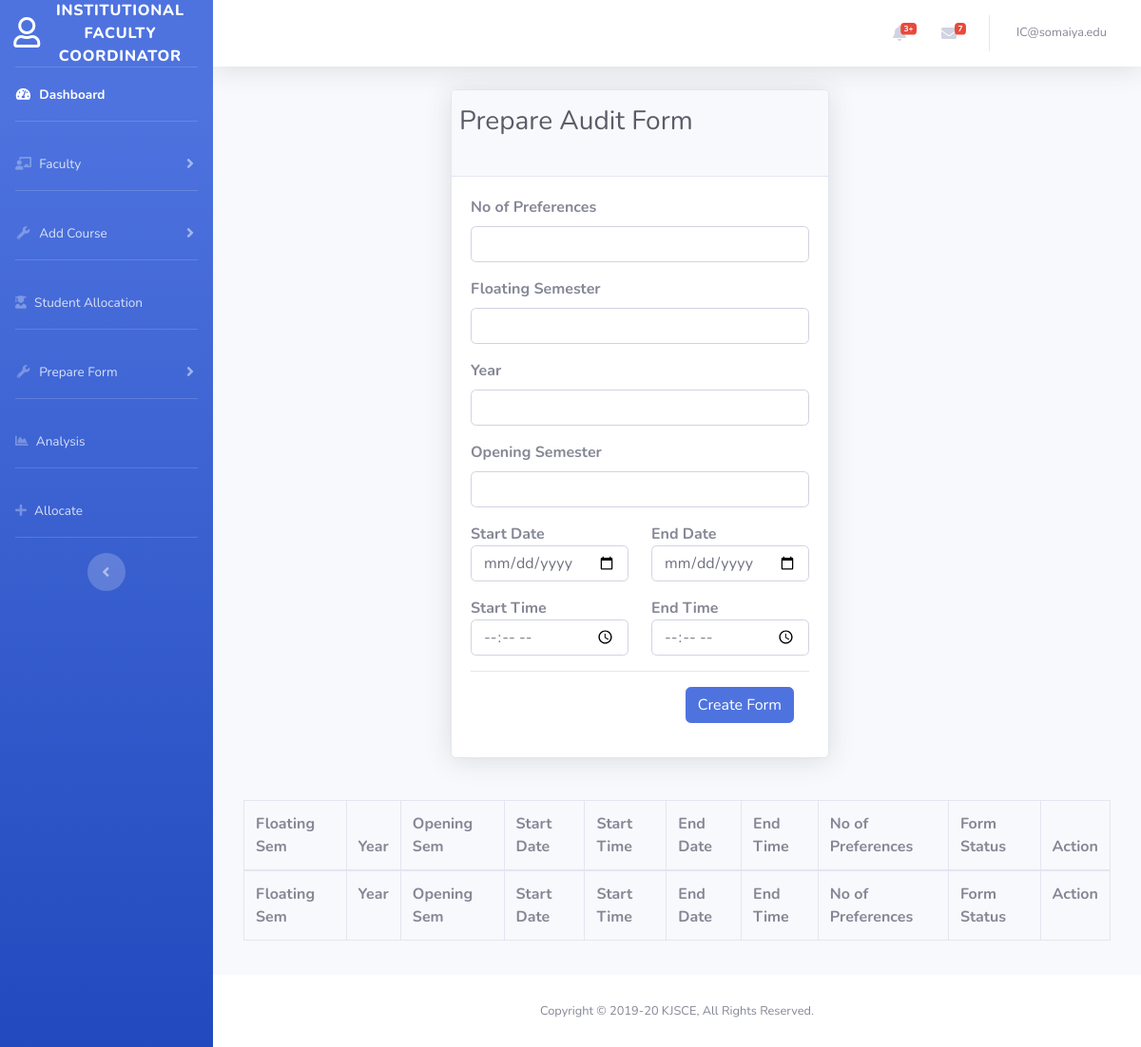
The page /institutional_coordinator/prepare_form_ac.php (signed in) on the database as committed earlier.
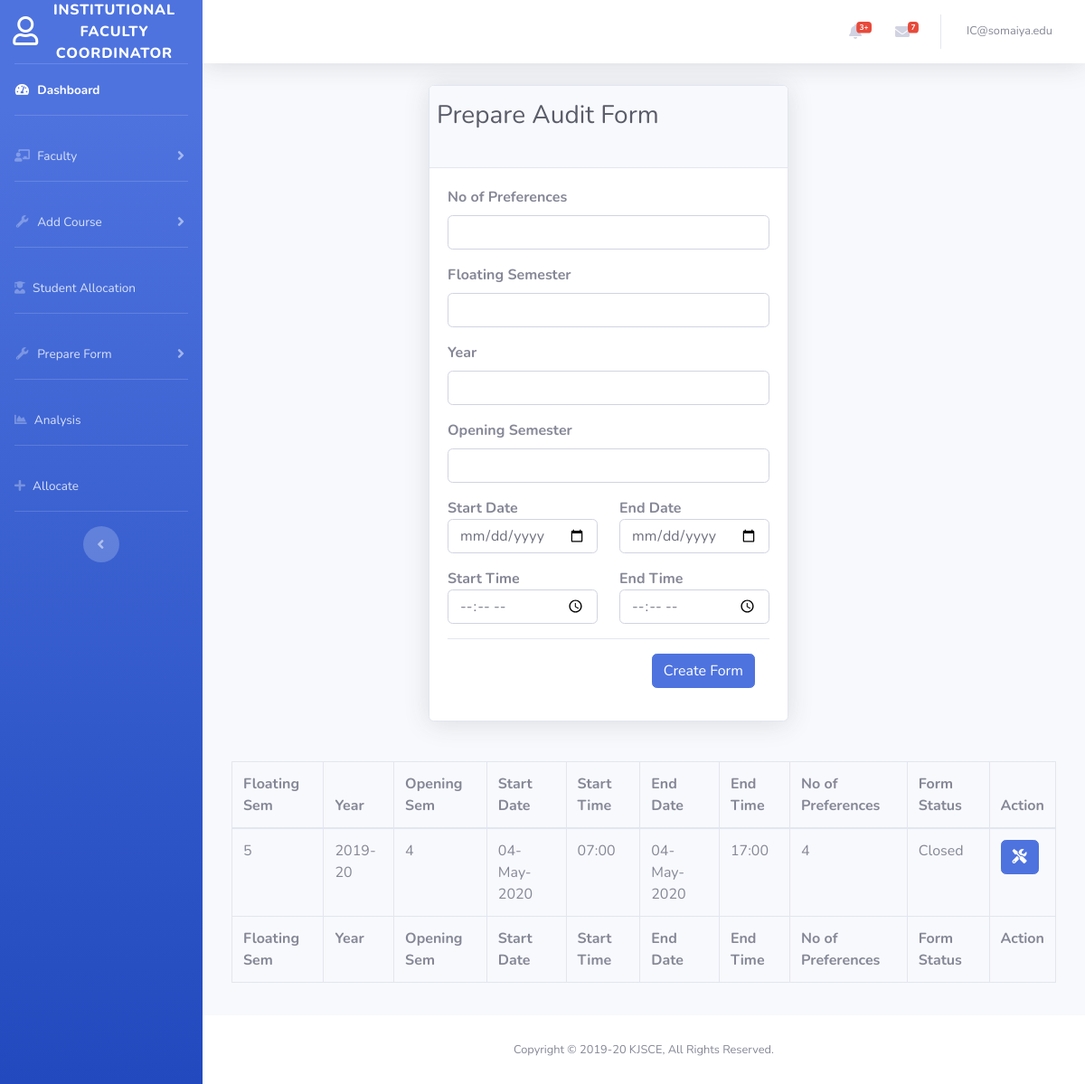
The same page on the database as committed later.
### tables this page shows
CREATE TABLE `form` (
  `sem` int(11) NOT NULL,
  `year` varchar(8) NOT NULL,
  `no` int(11) NOT NULL DEFAULT 0,
  `form_type` varchar(10) NOT NULL,
  `curr_sem` int(11) NOT NULL,
  `start_timestamp` varchar(30) NOT NULL,
  `end_timestamp` varchar(30) NOT NULL,
  `timestamp_created` varchar(30) NOT NULL,
  `email_id` varchar(50) NOT NULL,
  `no_of_preferences` int(11) NOT NULL,
  `allocate_status` int(11) NOT NULL DEFAULT 0
);

### institutional_coordinator/prepare_form_ac.php (the view, shortened to what the changed rows need)
<?php
include('../includes/header.php');
?>
<div class="container-fluid">
    <div class="row">
        <div class="offset-lg-3 offset-md-3">
            <div class="card shadow mb-4">
                <div class="card-header py-3">
                    <div class="row align-items-center">
                        <h1 class="h3 mb-4 text-gray-800">Prepare Audit Form</h1>
                    </div>
                </div>
            </div>
        </div>
        <div class="card-body">
            <div class="table-responsive">
                <table class="table table-bordered" id="dataTable" width="100%" cellspacing="0">
                <thead>
                        <tr>
                            <th>Floating Sem</th>
                            <th>Year</th>
                            <th>Opening Sem</th>
                            <th>Start Date</th>
                            <th>Start Time</th>
                            <th>End Date</th>
                            <th>End Time</th>
                            <th>No of Preferences</th>
                            <th>Form Status</th>
                            <th>Action</th>
                        </tr>
                    </thead>
                    <tfoot>
                        <tr>
                            <th>Floating Sem</th>
                            <th>Year</th>
                            <th>Opening Sem</th>
                            <th>Start Date</th>
                            <th>Start Time</th>
                            <th>End Date</th>
                            <th>End Time</th>
                            <th>No of Preferences</th>
                            <th>Form Status</th>
                            <th>Action</th>
                        </tr>
                    </tfoot>
                    <tbody>
                        <?php
                        include_once('../config.php');
                        $sql = "SELECT sem,year,curr_sem,start_timestamp,end_timestamp,no_of_preferences FROM form WHERE form_type='audit'";
                        $result = mysqli_query($conn, $sql);
                        if (mysqli_num_rows($result) > 0) {
                            $count = 500;
                            while ($row = mysqli_fetch_assoc($result)) {
                                $status = "Not opened yet";
                                $timestamp=date("Y-m-d H:i");
                                $start_timestamp = $row['start_timestamp'];
                                $end_timestamp = $row['end_timestamp'];
                                $tabs= '<a class="nav-item nav-link active" id="nav-delete-tab" data-toggle="tab" href="#nav-delete' . $count . '" role="tab" aria-controls="nav-delete' . $count . '" aria-selected="true">Deletion</a>
                                <a class="nav-item nav-link" id="nav-update-tab" data-toggle="tab" href="#nav-update' . $count . '" role="tab" aria-controls="nav-update' . $count . '" aria-selected="false">Update</a>';
                                if($timestamp>=$start_timestamp){
                                    if($timestamp<$end_timestamp){
                                        $status="Open";
                                    }else{
                                        $status="Closed";
                                        $tabs.='<a class="nav-item nav-link" id="nav-allocate-tab" data-toggle="tab" href="#nav-allocate' . $count . '" role="tab" aria-controls="nav-allocate' . $count . '" aria-selected="false">Allocate</a>';
                                    }
                                }
                                $sArr = explode(" ", $start_timestamp);
                                $start_date = $sArr[0];
                                $start_time = $sArr[1];
                                $eArr = explode(" ", $end_timestamp);
                                $end_date = $eArr[0];
                                $end_time = $eArr[1];
                                echo '
                            <tr>
                            <td>' . $row['sem'] . '</td>
                            <td>' . $row['year'] . '</td>
                            <td>' . $row['curr_sem'] . '</td>
                            <td>' . date("d-M-Y", strtotime($start_date)) . '</td>
                            <td>' . $start_time . '</td>
                            <td>' . date("d-M-Y", strtotime($end_date)) . '</td>
                            <td>' . $end_time . '</td>
                            <td>' . $row['no_of_preferences'] . '</td>
                            <td>' . $status . '</td>
                            <td>
                                <button type="button" class="btn btn-primary icon-btn" data-toggle="modal" data-target="#exampleModalCenter' . $count . '">
                                    <i class="fas fa-tools"></i>
                                </button>
                                <div class="modal fade" id="exampleModalCenter' . $count . '" tabindex="-1" role="dialog" aria-labelledby="exampleModalCenterTitle1" aria-hidden="true">
                                    <div class="modal-dialog modal-dialog-centered" role="document">
                                        <div class="modal-content">
                                            <div class="modal-body">
                                                        '.$tabs.'
                                                <div class="tab-content" id="nav-tabContent">
                                                    <div class="tab-pane fade show active" id="nav-delete' . $count . '" role="tabpanel" aria-labelledby="nav-delete-tab">
                                                                <input type="hidden" name="sem" value="' . $row['sem'] . '">
                                                                <input type="hidden" name="year" value="' . $row['year'] . '">
                                                    </div>
                                                    <div class="tab-pane fade" id="nav-update' . $count . '" role="tabpanel" aria-labelledby="nav-update-tab">
                                                                <input type="number" required class="form-control" name="nop" value="' . $row['no_of_preferences'] . '">
                                                                <input type="number" required class="form-control" name="sem" value="' . $row['sem'] . '">
                                                                <input type="hidden" required class="form-control" name="oldsem" value="' . $row['sem'] . '">
                                                                <input type="year" required class="form-control" name="year" value="' . $row['year'] . '">
                                                                <input type="hidden" required class="form-control" name="oldyear" value="' . $row['year'] . '">
                                                                <input type="number" required class="form-control" name="curr_sem" value="' . $row['curr_sem'] . '">
                                                                        <input type="date" required class="form-control" name="start_date" value="' . $start_date . '">
                                                                        <input type="time" required class="form-control"  name="start_time" value="' . $start_time . '">
                                                                        <input type="date" required class="form-control" name="end_date" value="' . $end_date . '">
                                                                        <input type="time" required class="form-control"  name="end_time" value="' . $end_time . '">
                                                    </div>
                                                ';
                                               echo '
                                               </div>
                                                <div class="modal-footer">
                                                    <button type="button" class="btn btn-secondary" data-dismiss="modal" name="close">Close</button>
                                                    <button type="button" class="btn btn-primary" name="save_changes">Save changes</button>
                                                </div>
                                            </div>
                                        </div>
                                    </div>
                                </div>
                            </td>
                        </tr>
                            ';
                                $count++;
                            }
                        }
                        ?>
                    </tbody>
                </table>
            </div>
        </div>
    </div>
    <?php include('../includes/footer.php');
    include('../includes/scripts.php');
    ?>

Rows that differ between the two databases and show on the page:
added form: sem "5", year "2019-20", curr_sem "4", start_timestamp "04-May-2020", start_timestamp "07:00", end_timestamp "04-May-2020", end_timestamp "17:00", no_of_preferences "4", end_timestamp "Closed"
